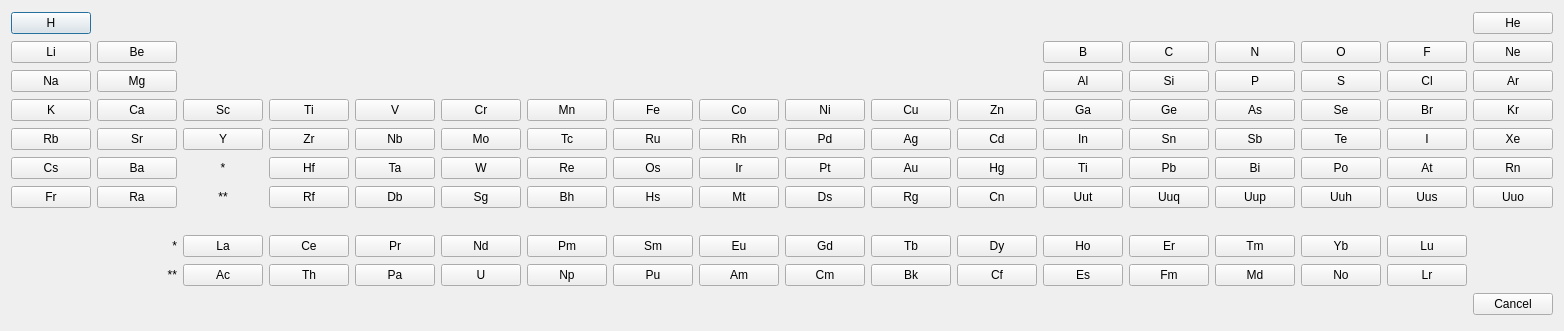
<?xml version="1.0" encoding="UTF-8"?>
<ui version="4.0">
 <class>PeriodicDialog</class>
 <widget class="QDialog" name="PeriodicDialog">
  <property name="windowModality">
   <enum>Qt::WindowModal</enum>
  </property>
  <property name="geometry">
   <rect>
    <x>0</x>
    <y>0</y>
    <width>926</width>
    <height>331</height>
   </rect>
  </property>
  <property name="sizePolicy">
   <sizepolicy hsizetype="MinimumExpanding" vsizetype="MinimumExpanding">
    <horstretch>0</horstretch>
    <verstretch>0</verstretch>
   </sizepolicy>
  </property>
  <property name="windowTitle">
   <string>Element Selection</string>
  </property>
  <property name="windowIcon">
   <iconset resource="../../plugins/src/QCaResources.qrc">
    <normaloff>:/icons/QCaPeriodic.png</normaloff>:/icons/QCaPeriodic.png</iconset>
  </property>
  <property name="toolTip">
   <string>Element selection dialog</string>
  </property>
  <property name="modal">
   <bool>true</bool>
  </property>
  <layout class="QGridLayout" name="gridLayout">
   <item row="0" column="0">
    <widget class="QPushButton" name="pushButton_001">
     <property name="text">
      <string>H</string>
     </property>
    </widget>
   </item>
   <item row="0" column="17">
    <widget class="QPushButton" name="pushButton_002">
     <property name="text">
      <string>He</string>
     </property>
    </widget>
   </item>
   <item row="1" column="0">
    <widget class="QPushButton" name="pushButton_003">
     <property name="text">
      <string>Li</string>
     </property>
    </widget>
   </item>
   <item row="1" column="1">
    <widget class="QPushButton" name="pushButton_004">
     <property name="text">
      <string>Be</string>
     </property>
    </widget>
   </item>
   <item row="1" column="12">
    <widget class="QPushButton" name="pushButton_005">
     <property name="text">
      <string>B</string>
     </property>
    </widget>
   </item>
   <item row="1" column="13">
    <widget class="QPushButton" name="pushButton_006">
     <property name="text">
      <string>C</string>
     </property>
    </widget>
   </item>
   <item row="1" column="14">
    <widget class="QPushButton" name="pushButton_007">
     <property name="text">
      <string>N</string>
     </property>
    </widget>
   </item>
   <item row="1" column="15">
    <widget class="QPushButton" name="pushButton_008">
     <property name="text">
      <string>O</string>
     </property>
    </widget>
   </item>
   <item row="1" column="16">
    <widget class="QPushButton" name="pushButton_009">
     <property name="text">
      <string>F</string>
     </property>
    </widget>
   </item>
   <item row="1" column="17">
    <widget class="QPushButton" name="pushButton_010">
     <property name="text">
      <string>Ne</string>
     </property>
    </widget>
   </item>
   <item row="2" column="0">
    <widget class="QPushButton" name="pushButton_011">
     <property name="text">
      <string>Na</string>
     </property>
    </widget>
   </item>
   <item row="2" column="1">
    <widget class="QPushButton" name="pushButton_012">
     <property name="text">
      <string>Mg</string>
     </property>
    </widget>
   </item>
   <item row="2" column="12">
    <widget class="QPushButton" name="pushButton_013">
     <property name="text">
      <string>Al</string>
     </property>
    </widget>
   </item>
   <item row="2" column="13">
    <widget class="QPushButton" name="pushButton_014">
     <property name="text">
      <string>Si</string>
     </property>
    </widget>
   </item>
   <item row="2" column="14">
    <widget class="QPushButton" name="pushButton_015">
     <property name="text">
      <string>P</string>
     </property>
    </widget>
   </item>
   <item row="2" column="15">
    <widget class="QPushButton" name="pushButton_016">
     <property name="text">
      <string>S</string>
     </property>
    </widget>
   </item>
   <item row="2" column="16">
    <widget class="QPushButton" name="pushButton_017">
     <property name="text">
      <string>Cl</string>
     </property>
    </widget>
   </item>
   <item row="2" column="17">
    <widget class="QPushButton" name="pushButton_018">
     <property name="text">
      <string>Ar</string>
     </property>
    </widget>
   </item>
   <item row="3" column="0">
    <widget class="QPushButton" name="pushButton_019">
     <property name="text">
      <string>K</string>
     </property>
    </widget>
   </item>
   <item row="3" column="1">
    <widget class="QPushButton" name="pushButton_020">
     <property name="text">
      <string>Ca</string>
     </property>
    </widget>
   </item>
   <item row="3" column="2">
    <widget class="QPushButton" name="pushButton_021">
     <property name="text">
      <string>Sc</string>
     </property>
    </widget>
   </item>
   <item row="3" column="3">
    <widget class="QPushButton" name="pushButton_022">
     <property name="text">
      <string>Ti</string>
     </property>
    </widget>
   </item>
   <item row="3" column="4">
    <widget class="QPushButton" name="pushButton_023">
     <property name="text">
      <string>V</string>
     </property>
    </widget>
   </item>
   <item row="3" column="5">
    <widget class="QPushButton" name="pushButton_024">
     <property name="text">
      <string>Cr</string>
     </property>
    </widget>
   </item>
   <item row="3" column="6">
    <widget class="QPushButton" name="pushButton_025">
     <property name="text">
      <string>Mn</string>
     </property>
    </widget>
   </item>
   <item row="3" column="7">
    <widget class="QPushButton" name="pushButton_026">
     <property name="text">
      <string>Fe</string>
     </property>
    </widget>
   </item>
   <item row="3" column="8">
    <widget class="QPushButton" name="pushButton_027">
     <property name="text">
      <string>Co</string>
     </property>
    </widget>
   </item>
   <item row="3" column="9">
    <widget class="QPushButton" name="pushButton_028">
     <property name="text">
      <string>Ni</string>
     </property>
    </widget>
   </item>
   <item row="3" column="10">
    <widget class="QPushButton" name="pushButton_029">
     <property name="text">
      <string>Cu</string>
     </property>
    </widget>
   </item>
   <item row="3" column="11">
    <widget class="QPushButton" name="pushButton_030">
     <property name="text">
      <string>Zn</string>
     </property>
    </widget>
   </item>
   <item row="3" column="12">
    <widget class="QPushButton" name="pushButton_031">
     <property name="text">
      <string>Ga</string>
     </property>
    </widget>
   </item>
   <item row="3" column="13">
    <widget class="QPushButton" name="pushButton_032">
     <property name="text">
      <string>Ge</string>
     </property>
    </widget>
   </item>
   <item row="3" column="14">
    <widget class="QPushButton" name="pushButton_033">
     <property name="text">
      <string>As</string>
     </property>
    </widget>
   </item>
   <item row="3" column="15">
    <widget class="QPushButton" name="pushButton_034">
     <property name="text">
      <string>Se</string>
     </property>
    </widget>
   </item>
   <item row="3" column="16">
    <widget class="QPushButton" name="pushButton_035">
     <property name="text">
      <string>Br</string>
     </property>
    </widget>
   </item>
   <item row="3" column="17">
    <widget class="QPushButton" name="pushButton_036">
     <property name="text">
      <string>Kr</string>
     </property>
    </widget>
   </item>
   <item row="4" column="0">
    <widget class="QPushButton" name="pushButton_037">
     <property name="text">
      <string>Rb</string>
     </property>
    </widget>
   </item>
   <item row="4" column="1">
    <widget class="QPushButton" name="pushButton_038">
     <property name="text">
      <string>Sr</string>
     </property>
    </widget>
   </item>
   <item row="4" column="2">
    <widget class="QPushButton" name="pushButton_039">
     <property name="text">
      <string>Y</string>
     </property>
    </widget>
   </item>
   <item row="4" column="3">
    <widget class="QPushButton" name="pushButton_040">
     <property name="text">
      <string>Zr</string>
     </property>
    </widget>
   </item>
   <item row="4" column="4">
    <widget class="QPushButton" name="pushButton_041">
     <property name="text">
      <string>Nb</string>
     </property>
    </widget>
   </item>
   <item row="4" column="5">
    <widget class="QPushButton" name="pushButton_042">
     <property name="text">
      <string>Mo</string>
     </property>
    </widget>
   </item>
   <item row="4" column="6">
    <widget class="QPushButton" name="pushButton_043">
     <property name="text">
      <string>Tc</string>
     </property>
    </widget>
   </item>
   <item row="4" column="7">
    <widget class="QPushButton" name="pushButton_044">
     <property name="text">
      <string>Ru</string>
     </property>
    </widget>
   </item>
   <item row="4" column="8">
    <widget class="QPushButton" name="pushButton_045">
     <property name="text">
      <string>Rh</string>
     </property>
    </widget>
   </item>
   <item row="4" column="9">
    <widget class="QPushButton" name="pushButton_046">
     <property name="text">
      <string>Pd</string>
     </property>
    </widget>
   </item>
   <item row="4" column="10">
    <widget class="QPushButton" name="pushButton_047">
     <property name="text">
      <string>Ag</string>
     </property>
    </widget>
   </item>
   <item row="4" column="11">
    <widget class="QPushButton" name="pushButton_048">
     <property name="text">
      <string>Cd</string>
     </property>
    </widget>
   </item>
   <item row="4" column="12">
    <widget class="QPushButton" name="pushButton_049">
     <property name="text">
      <string>In</string>
     </property>
    </widget>
   </item>
   <item row="4" column="13">
    <widget class="QPushButton" name="pushButton_050">
     <property name="text">
      <string>Sn</string>
     </property>
    </widget>
   </item>
   <item row="4" column="14">
    <widget class="QPushButton" name="pushButton_051">
     <property name="text">
      <string>Sb</string>
     </property>
    </widget>
   </item>
   <item row="4" column="15">
    <widget class="QPushButton" name="pushButton_052">
     <property name="text">
      <string>Te</string>
     </property>
    </widget>
   </item>
   <item row="4" column="16">
    <widget class="QPushButton" name="pushButton_053">
     <property name="text">
      <string>I</string>
     </property>
    </widget>
   </item>
   <item row="4" column="17">
    <widget class="QPushButton" name="pushButton_054">
     <property name="text">
      <string>Xe</string>
     </property>
    </widget>
   </item>
   <item row="5" column="0">
    <widget class="QPushButton" name="pushButton_055">
     <property name="text">
      <string>Cs</string>
     </property>
    </widget>
   </item>
   <item row="5" column="1">
    <widget class="QPushButton" name="pushButton_056">
     <property name="text">
      <string>Ba</string>
     </property>
    </widget>
   </item>
   <item row="5" column="2">
    <widget class="QLabel" name="label">
     <property name="text">
      <string>*</string>
     </property>
     <property name="alignment">
      <set>Qt::AlignCenter</set>
     </property>
    </widget>
   </item>
   <item row="5" column="3">
    <widget class="QPushButton" name="pushButton_072">
     <property name="text">
      <string>Hf</string>
     </property>
    </widget>
   </item>
   <item row="5" column="4">
    <widget class="QPushButton" name="pushButton_073">
     <property name="text">
      <string>Ta</string>
     </property>
    </widget>
   </item>
   <item row="5" column="5">
    <widget class="QPushButton" name="pushButton_074">
     <property name="text">
      <string>W</string>
     </property>
    </widget>
   </item>
   <item row="5" column="6">
    <widget class="QPushButton" name="pushButton_075">
     <property name="text">
      <string>Re</string>
     </property>
    </widget>
   </item>
   <item row="5" column="7">
    <widget class="QPushButton" name="pushButton_076">
     <property name="text">
      <string>Os</string>
     </property>
    </widget>
   </item>
   <item row="5" column="8">
    <widget class="QPushButton" name="pushButton_077">
     <property name="text">
      <string>Ir</string>
     </property>
    </widget>
   </item>
   <item row="5" column="9">
    <widget class="QPushButton" name="pushButton_078">
     <property name="text">
      <string>Pt</string>
     </property>
    </widget>
   </item>
   <item row="5" column="10">
    <widget class="QPushButton" name="pushButton_079">
     <property name="text">
      <string>Au</string>
     </property>
    </widget>
   </item>
   <item row="5" column="11">
    <widget class="QPushButton" name="pushButton_080">
     <property name="text">
      <string>Hg</string>
     </property>
    </widget>
   </item>
   <item row="5" column="12">
    <widget class="QPushButton" name="pushButton_081">
     <property name="text">
      <string>Ti</string>
     </property>
    </widget>
   </item>
   <item row="5" column="13">
    <widget class="QPushButton" name="pushButton_082">
     <property name="text">
      <string>Pb</string>
     </property>
    </widget>
   </item>
   <item row="5" column="14">
    <widget class="QPushButton" name="pushButton_083">
     <property name="text">
      <string>Bi</string>
     </property>
    </widget>
   </item>
   <item row="5" column="15">
    <widget class="QPushButton" name="pushButton_084">
     <property name="text">
      <string>Po</string>
     </property>
    </widget>
   </item>
   <item row="5" column="16">
    <widget class="QPushButton" name="pushButton_085">
     <property name="text">
      <string>At</string>
     </property>
    </widget>
   </item>
   <item row="5" column="17">
    <widget class="QPushButton" name="pushButton_086">
     <property name="text">
      <string>Rn</string>
     </property>
    </widget>
   </item>
   <item row="6" column="0">
    <widget class="QPushButton" name="pushButton_087">
     <property name="text">
      <string>Fr</string>
     </property>
    </widget>
   </item>
   <item row="6" column="1">
    <widget class="QPushButton" name="pushButton_088">
     <property name="text">
      <string>Ra</string>
     </property>
    </widget>
   </item>
   <item row="6" column="2">
    <widget class="QLabel" name="label_2">
     <property name="text">
      <string>**</string>
     </property>
     <property name="alignment">
      <set>Qt::AlignCenter</set>
     </property>
    </widget>
   </item>
   <item row="6" column="3">
    <widget class="QPushButton" name="pushButton_104">
     <property name="text">
      <string>Rf</string>
     </property>
    </widget>
   </item>
   <item row="6" column="4">
    <widget class="QPushButton" name="pushButton_105">
     <property name="text">
      <string>Db</string>
     </property>
    </widget>
   </item>
   <item row="6" column="5">
    <widget class="QPushButton" name="pushButton_106">
     <property name="text">
      <string>Sg</string>
     </property>
    </widget>
   </item>
   <item row="6" column="6">
    <widget class="QPushButton" name="pushButton_107">
     <property name="text">
      <string>Bh</string>
     </property>
    </widget>
   </item>
   <item row="6" column="7">
    <widget class="QPushButton" name="pushButton_108">
     <property name="text">
      <string>Hs</string>
     </property>
    </widget>
   </item>
   <item row="6" column="8">
    <widget class="QPushButton" name="pushButton_109">
     <property name="text">
      <string>Mt</string>
     </property>
    </widget>
   </item>
   <item row="6" column="9">
    <widget class="QPushButton" name="pushButton_110">
     <property name="text">
      <string>Ds</string>
     </property>
    </widget>
   </item>
   <item row="6" column="10">
    <widget class="QPushButton" name="pushButton_111">
     <property name="text">
      <string>Rg</string>
     </property>
    </widget>
   </item>
   <item row="6" column="11">
    <widget class="QPushButton" name="pushButton_112">
     <property name="text">
      <string>Cn</string>
     </property>
    </widget>
   </item>
   <item row="6" column="12">
    <widget class="QPushButton" name="pushButton_113">
     <property name="text">
      <string>Uut</string>
     </property>
    </widget>
   </item>
   <item row="6" column="13">
    <widget class="QPushButton" name="pushButton_114">
     <property name="text">
      <string>Uuq</string>
     </property>
    </widget>
   </item>
   <item row="6" column="14">
    <widget class="QPushButton" name="pushButton_115">
     <property name="text">
      <string>Uup</string>
     </property>
    </widget>
   </item>
   <item row="6" column="15">
    <widget class="QPushButton" name="pushButton_116">
     <property name="text">
      <string>Uuh</string>
     </property>
    </widget>
   </item>
   <item row="6" column="16">
    <widget class="QPushButton" name="pushButton_117">
     <property name="text">
      <string>Uus</string>
     </property>
    </widget>
   </item>
   <item row="6" column="17">
    <widget class="QPushButton" name="pushButton_118">
     <property name="text">
      <string>Uuo</string>
     </property>
    </widget>
   </item>
   <item row="7" column="9">
    <spacer name="verticalSpacer">
     <property name="orientation">
      <enum>Qt::Vertical</enum>
     </property>
     <property name="sizeType">
      <enum>QSizePolicy::Minimum</enum>
     </property>
     <property name="sizeHint" stdset="0">
      <size>
       <width>45</width>
       <height>20</height>
      </size>
     </property>
    </spacer>
   </item>
   <item row="8" column="1">
    <widget class="QLabel" name="label_4">
     <property name="text">
      <string>*</string>
     </property>
     <property name="alignment">
      <set>Qt::AlignRight|Qt::AlignTrailing|Qt::AlignVCenter</set>
     </property>
    </widget>
   </item>
   <item row="8" column="2">
    <widget class="QPushButton" name="pushButton_057">
     <property name="text">
      <string>La</string>
     </property>
    </widget>
   </item>
   <item row="8" column="3">
    <widget class="QPushButton" name="pushButton_058">
     <property name="text">
      <string>Ce</string>
     </property>
    </widget>
   </item>
   <item row="8" column="4">
    <widget class="QPushButton" name="pushButton_059">
     <property name="text">
      <string>Pr</string>
     </property>
    </widget>
   </item>
   <item row="8" column="5">
    <widget class="QPushButton" name="pushButton_060">
     <property name="text">
      <string>Nd</string>
     </property>
    </widget>
   </item>
   <item row="8" column="6">
    <widget class="QPushButton" name="pushButton_061">
     <property name="text">
      <string>Pm</string>
     </property>
    </widget>
   </item>
   <item row="8" column="7">
    <widget class="QPushButton" name="pushButton_062">
     <property name="text">
      <string>Sm</string>
     </property>
    </widget>
   </item>
   <item row="8" column="8">
    <widget class="QPushButton" name="pushButton_063">
     <property name="text">
      <string>Eu</string>
     </property>
    </widget>
   </item>
   <item row="8" column="9">
    <widget class="QPushButton" name="pushButton_064">
     <property name="text">
      <string>Gd</string>
     </property>
    </widget>
   </item>
   <item row="8" column="10">
    <widget class="QPushButton" name="pushButton_065">
     <property name="text">
      <string>Tb</string>
     </property>
    </widget>
   </item>
   <item row="8" column="11">
    <widget class="QPushButton" name="pushButton_066">
     <property name="text">
      <string>Dy</string>
     </property>
    </widget>
   </item>
   <item row="8" column="12">
    <widget class="QPushButton" name="pushButton_067">
     <property name="text">
      <string>Ho</string>
     </property>
    </widget>
   </item>
   <item row="8" column="13">
    <widget class="QPushButton" name="pushButton_068">
     <property name="text">
      <string>Er</string>
     </property>
    </widget>
   </item>
   <item row="8" column="14">
    <widget class="QPushButton" name="pushButton_069">
     <property name="text">
      <string>Tm</string>
     </property>
    </widget>
   </item>
   <item row="8" column="15">
    <widget class="QPushButton" name="pushButton_070">
     <property name="text">
      <string>Yb</string>
     </property>
    </widget>
   </item>
   <item row="8" column="16">
    <widget class="QPushButton" name="pushButton_071">
     <property name="text">
      <string>Lu</string>
     </property>
    </widget>
   </item>
   <item row="9" column="1">
    <widget class="QLabel" name="label_3">
     <property name="text">
      <string>**</string>
     </property>
     <property name="alignment">
      <set>Qt::AlignRight|Qt::AlignTrailing|Qt::AlignVCenter</set>
     </property>
    </widget>
   </item>
   <item row="9" column="2">
    <widget class="QPushButton" name="pushButton_089">
     <property name="text">
      <string>Ac</string>
     </property>
    </widget>
   </item>
   <item row="9" column="3">
    <widget class="QPushButton" name="pushButton_090">
     <property name="text">
      <string>Th</string>
     </property>
    </widget>
   </item>
   <item row="9" column="4">
    <widget class="QPushButton" name="pushButton_091">
     <property name="text">
      <string>Pa</string>
     </property>
    </widget>
   </item>
   <item row="9" column="5">
    <widget class="QPushButton" name="pushButton_092">
     <property name="text">
      <string>U</string>
     </property>
    </widget>
   </item>
   <item row="9" column="6">
    <widget class="QPushButton" name="pushButton_093">
     <property name="text">
      <string>Np</string>
     </property>
    </widget>
   </item>
   <item row="9" column="7">
    <widget class="QPushButton" name="pushButton_094">
     <property name="text">
      <string>Pu</string>
     </property>
    </widget>
   </item>
   <item row="9" column="8">
    <widget class="QPushButton" name="pushButton_095">
     <property name="text">
      <string>Am</string>
     </property>
    </widget>
   </item>
   <item row="9" column="9">
    <widget class="QPushButton" name="pushButton_096">
     <property name="text">
      <string>Cm</string>
     </property>
    </widget>
   </item>
   <item row="9" column="10">
    <widget class="QPushButton" name="pushButton_097">
     <property name="text">
      <string>Bk</string>
     </property>
    </widget>
   </item>
   <item row="9" column="11">
    <widget class="QPushButton" name="pushButton_098">
     <property name="text">
      <string>Cf</string>
     </property>
    </widget>
   </item>
   <item row="9" column="12">
    <widget class="QPushButton" name="pushButton_099">
     <property name="text">
      <string>Es</string>
     </property>
    </widget>
   </item>
   <item row="9" column="13">
    <widget class="QPushButton" name="pushButton_100">
     <property name="text">
      <string>Fm</string>
     </property>
    </widget>
   </item>
   <item row="9" column="14">
    <widget class="QPushButton" name="pushButton_101">
     <property name="text">
      <string>Md</string>
     </property>
    </widget>
   </item>
   <item row="9" column="15">
    <widget class="QPushButton" name="pushButton_102">
     <property name="text">
      <string>No</string>
     </property>
    </widget>
   </item>
   <item row="9" column="16">
    <widget class="QPushButton" name="pushButton_103">
     <property name="text">
      <string>Lr</string>
     </property>
    </widget>
   </item>
   <item row="10" column="16" colspan="2">
    <widget class="QDialogButtonBox" name="buttonBox">
     <property name="standardButtons">
      <set>QDialogButtonBox::Cancel</set>
     </property>
    </widget>
   </item>
  </layout>
 </widget>
 <resources>
  <include location="../../plugins/src/QCaResources.qrc"/>
 </resources>
 <connections>
  <connection>
   <sender>buttonBox</sender>
   <signal>clicked(QAbstractButton*)</signal>
   <receiver>PeriodicDialog</receiver>
   <slot>reject()</slot>
   <hints>
    <hint type="sourcelabel">
     <x>805</x>
     <y>285</y>
    </hint>
    <hint type="destinationlabel">
     <x>865</x>
     <y>238</y>
    </hint>
   </hints>
  </connection>
 </connections>
</ui>
